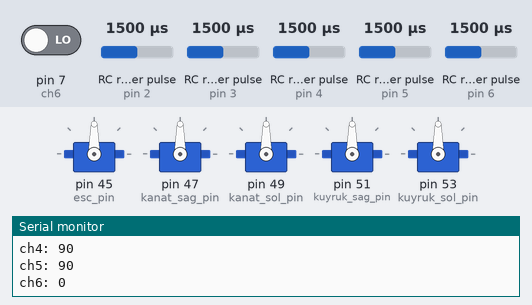
This sketch was run on a simulated Arduino Mega 2560, built with avr-gcc and run on an emulated ATmega2560. Shown: 5 × servo, the last lines printed to the serial monitor. Wiring (inferred from the names in the program): 5 × RC receiver channel: data pin 2 / data pin 3 / data pin 4 / data pin 5 / data pin 6. The test bench sets the inputs (shaded band); at power-on: RC receiver pulse (sensors on pin 5, pin 2, pin 3, pin 4, pin 6) 1500 µs, pin 7 (ch6) LOW.

Above: at 1.2 s.
1.3 s: RC receiver pulse (sensor on pin 5) set to 1250 µs
At 1.7 s:
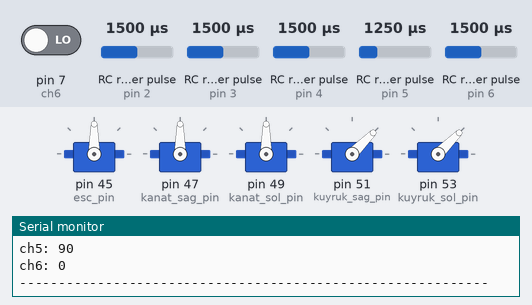
4.3 s: RC receiver pulse (sensor on pin 2) set to 1020 µs
At 5.6 s:
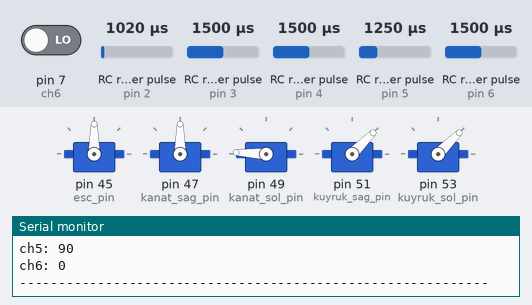
7.3 s: RC receiver pulse (sensor on pin 3) set to 1750 µs
At 8.4 s:
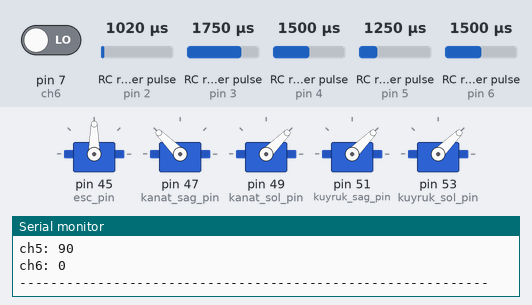
8.9 s: RC receiver pulse (sensor on pin 4) set to 1020 µs
At 9.7 s:
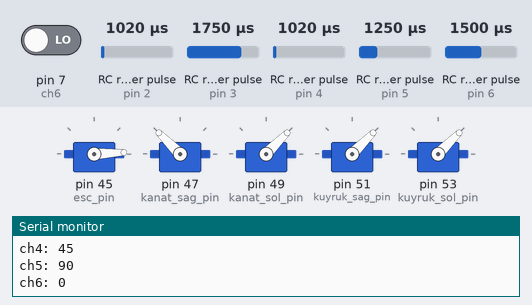
10.5 s: RC receiver pulse (sensor on pin 3) set to 1020 µs
At 12.8 s:
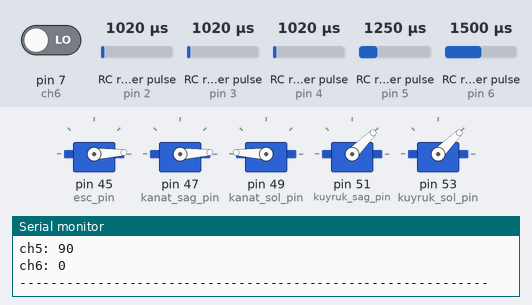
13.5 s: RC receiver pulse (sensor on pin 4) set to 1250 µs
At 15.1 s:
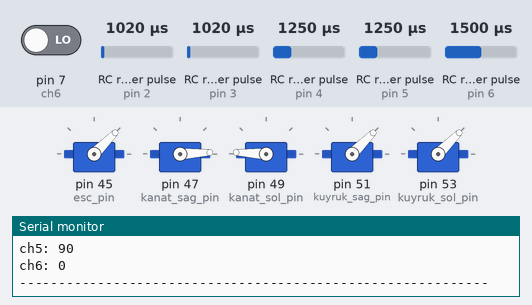
Timing chart, 0 to 17.5 s (numbered marks = the images above; inputs shaded):
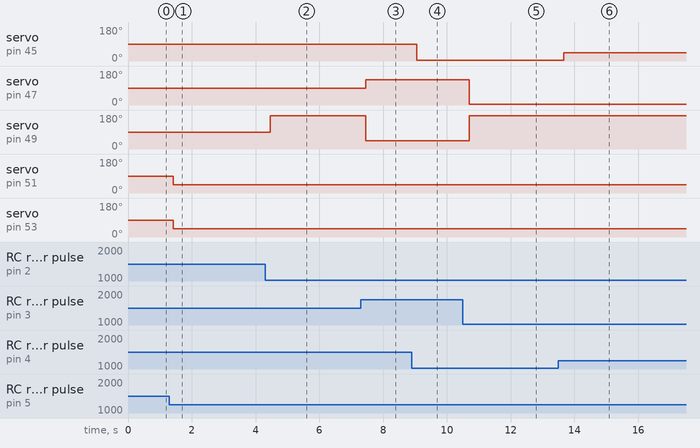

Measured:
- after the input at 1.3 s, servo on pin 51 (kuyruk_sag_pin), servo on pin 53 (kuyruk_sol_pin): 90° → 45° after 0.12 s, then repeats every 0.79 s: 44° 0.11 s, 45° 0.67 s
- after the input at 4.3 s, servo on pin 49 (kanat_sol_pin): 90° → 177° after 0.15 s
- after the input at 7.3 s, servo on pin 47 (kanat_sag_pin): 90° → 135° after 0.16 s; servo on pin 49 (kanat_sol_pin): 177° → 45° after 0.16 s; servo on pin 51 (kuyruk_sag_pin), servo on pin 53 (kuyruk_sol_pin): goes on until 7.5 s, then stays 45°
- after the input at 8.9 s, servo on pin 45 (esc_pin): 90° → 3° after 0.15 s
- after the input at 10.5 s, servo on pin 47 (kanat_sag_pin): 135° → 3° after 0.20 s; servo on pin 49 (kanat_sol_pin): 45° → 177° after 0.20 s; servo on pin 51 (kuyruk_sag_pin), servo on pin 53 (kuyruk_sol_pin): goes 44° 0.11 s, 45° 0.66 s, 44° 0.11 s, 45° 1.2 s, 44° 0.11 s, then 45°, starting after 0.74 s
- after the input at 13.5 s, servo on pin 45 (esc_pin): 3° → 45° after 0.17 s

The sketch:

fury_arduino_plane_code.ino
```cpp
//Furkan ZEKİRİ

#include <Servo.h>


int ch1=2;
int ch2=3;
int ch3=4;
int ch4=5;
int ch5=6;
int ch6=7;

const int esc_pin = 45;
const int kanat_sag_pin = 47;
const int kanat_sol_pin = 49;
const int kuyruk_sag_pin = 51;
const int kuyruk_sol_pin = 53;

Servo motor;
Servo kanat_sag;
Servo kanat_sol;
Servo kuyruk_sag;
Servo kuyruk_sol;

int ch1_map, ch2_map, ch3_map, ch4_map, ch5_map;

void setup() {
   Serial.begin(9600);
   pinMode(ch1, INPUT);
   pinMode(ch2, INPUT);
   pinMode(ch3, INPUT);
   pinMode(ch4, INPUT);
   pinMode(ch5, INPUT);
   pinMode(ch6, INPUT);

   motor.attach(esc_pin);
   kanat_sag.attach(kanat_sag_pin);
   kanat_sol.attach(kanat_sol_pin);
   kuyruk_sag.attach(kuyruk_sag_pin);
   kuyruk_sol.attach(kuyruk_sol_pin);

}

void loop() {
  int ch1_val = pulseIn(ch1,HIGH);
  ch1_map = map(ch1_val, 1000, 2000, 0, 180);
  int ch2_val = pulseIn(ch2,HIGH);
  ch2_map = map(ch2_val, 1000, 2000, 0, 180);
  int ch3_val = pulseIn(ch3,HIGH);
  ch3_map = map(ch3_val, 1000, 2000, 0, 180);
  int ch4_val = pulseIn(ch4,HIGH);
  ch4_map = map(ch4_val, 1000, 2000, 0, 180);
  int ch5_val = pulseIn(ch5,HIGH);
  ch5_map = map(ch5_val, 1000, 2000, 0, 180);
  bool ch6_val = digitalRead(ch6);

  Serial.print("\nch1: ");
  Serial.print(ch1_map);
  Serial.print("\nch2: ");
  Serial.print(ch2_map);
  Serial.print("\nch3: ");
  Serial.print(ch3_map);
  Serial.print("\nch4: ");
  Serial.print(ch4_map);
  Serial.print("\nch5: ");
  Serial.print(ch5_map);
  Serial.print("\nch6: ");
  Serial.print(ch6_val);
  Serial.print("\n------------------------------------------------------------");


  algorithm_roll(ch1_map, ch2_map);
  algorithm_pitch(ch1_map, ch2_map);
  algorithm_yaw(ch4_map);
  motor.write(ch3_map);

}

void algorithm_roll(int ch1_m, int ch2_m) {

  if (ch1_m < 70){
    kanat_sag.write(180 - ch2_m);
    kanat_sol.write(90 - (ch1_m - 90));

  }
  else if (ch1_m >110){
    kanat_sag.write(90 - (ch1_m - 90));
    kanat_sol.write(180 - ch2_m);
  }
  else {
    kanat_sag.write(90);
    kanat_sol.write(90);
  }
}

void algorithm_pitch(int ch1_m, int ch2_m){

  // Aşağı doğru eğilmek için
  if (ch2_m > 110) {
    kanat_sag.write(ch2_m);
    kanat_sol.write(180 - ch2_m);
  }

  // Yukarı doğru eğilmek için
  else if (ch2_m < 70) {
    kanat_sag.write(ch2_m);
    kanat_sol.write(180 - ch2_m);
  }
}

void algorithm_yaw(int ch4_m){


  if (ch4_m < 85 || ch4_m >95){
    kuyruk_sag.write(ch4_m);
    kuyruk_sol.write(ch4_m);
  }
  else {
    kuyruk_sag.write(90);
    kuyruk_sol.write(90);
  }
  delay(20);
}
```
